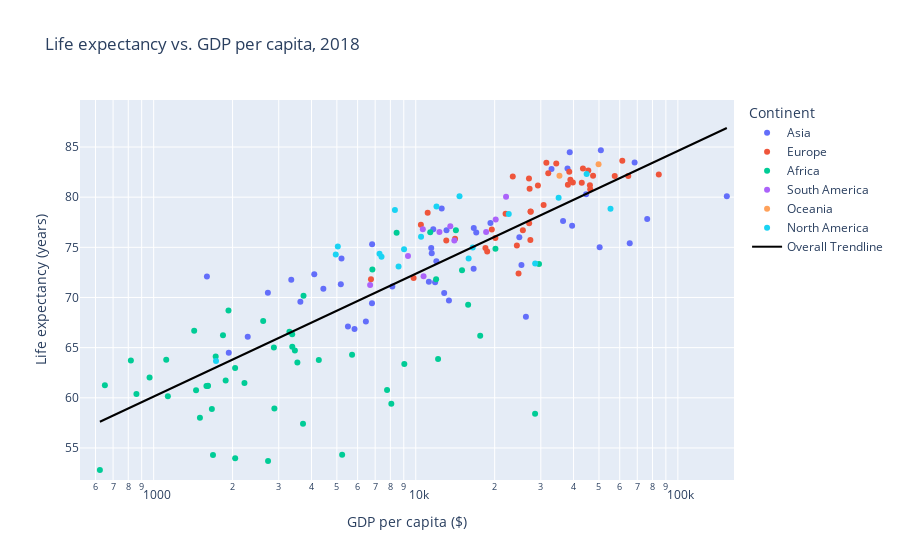

Notebook code cell kept with this figure:
### Markdown cell above
---

### Code cell
#Plot life expectancy vs GDP per capita
plotFigure(GDPperCapita('life-expectancy-vs-gdp-per-capita.csv',
          'GDP per capita',
          'Life expectancy',
          'Life expectancy vs. GDP per capita'), 'GDP per capita ($)', 
           'Life expectancy (years)', 'Life expectancy vs. GDP per capita', 100, 10000, 1, 5, 1)

### Figure 1 — Plotly figure (JSON) as saved in the notebook; plotly's stock layout.template omitted (floating-point values rounded to 4 significant figures; data arrays with more than 128 entries replaced by an {"elided": "..."} marker saying what was removed)
{"data": [{"customdata": [["Afghanistan"], ["Armenia"], ["Azerbaijan"], ["Bahrain"], ["Bangladesh"], ["Cambodia"], ["China"], ["Georgia"], ["Hong Kong"], ["India"], ["Indonesia"], ["Iran"], ["Iraq"], ["Israel"], ["Japan"], ["Jordan"], ["Kazakhstan"], ["Kuwait"], ["Kyrgyzstan"], ["Laos"], ["Lebanon"], ["Malaysia"], ["Mongolia"], ["Myanmar"], ["Nepal"], ["North Korea"], ["Oman"], ["Pakistan"], ["Palestine"], ["Philippines"], ["Qatar"], ["Saudi Arabia"], ["Singapore"], ["South Korea"], ["Sri Lanka"], ["Syria"], ["Taiwan"], ["Tajikistan"], ["Thailand"], ["Turkey"], ["Turkmenistan"], ["United Arab Emirates"], ["Uzbekistan"], ["Vietnam"], ["Yemen"]], "hovertemplate": "Continent=Asia<br>GDP per capita ($)=%{x}<br>Life expectancy (years)=%{y}<br>Entity=%{customdata[0]}<extra></extra>", "legendgroup": "Asia", "marker": {"color": "#636efa", "symbol": "circle"}, "mode": "markers", "name": "Asia", "orientation": "v", "showlegend": true, "type": "scatter", "x": [1935.0, 11450.0, 16630.0, 39500.0, 4099.0, 3629.0, 13100.0, 11980.0, 50840.0, 6806.0, 11850.0, 17010.0, 12840.0, 32950.0, 38670.0, 11510.0, 25310.0, 65520.0, 5177.0, 6451.0, 12560.0, 24840.0, 13380.0, 5838.0, 2727.0, 1596.0, 36480.0, 5510.0, 5208.0, 8139.0, 153800.0, 50300.0, 68400.0, 37930.0, 11660.0, 3349.0, 44660.0, 4440.0, 16650.0, 19270.0, 26320.0, 76400.0, 11220.0, 6814.0, 2285.0], "xaxis": "x", "y": [64.49, 74.94, 72.86, 77.16, 72.32, 69.57, 76.7, 73.6, 84.69, 69.42, 71.51, 76.48, 70.45, 82.82, 84.47, 74.41, 73.24, 75.4, 71.32, 67.61, 78.88, 76.0, 69.69, 66.87, 70.48, 72.09, 77.63, 67.11, 73.89, 71.09, 80.1, 75.0, 83.46, 82.85, 76.81, 71.78, 80.28, 70.88, 76.93, 77.44, 68.07, 77.81, 71.57, 75.32, 66.1], "yaxis": "y"}, {"customdata": [["Albania"], ["Austria"], ["Belarus"], ["Belgium"], ["Bosnia and Herzegovina"], ["Bulgaria"], ["Croatia"], ["Cyprus"], ["Czechia"], ["Denmark"], ["Estonia"], ["Finland"], ["France"], ["Germany"], ["Greece"], ["Hungary"], ["Iceland"], ["Ireland"], ["Italy"], ["Latvia"], ["Lithuania"], ["Luxembourg"], ["Malta"], ["Moldova"], ["Montenegro"], ["Netherlands"], ["North Macedonia"], ["Norway"], ["Poland"], ["Portugal"], ["Romania"], ["Russia"], ["Serbia"], ["Slovakia"], ["Slovenia"], ["Spain"], ["Sweden"], ["Switzerland"], ["Ukraine"], ["United Kingdom"]], "hovertemplate": "Continent=Europe<br>GDP per capita ($)=%{x}<br>Life expectancy (years)=%{y}<br>Entity=%{customdata[0]}<extra></extra>", "legendgroup": "Europe", "marker": {"color": "#EF553B", "symbol": "circle"}, "mode": "markers", "name": "Europe", "orientation": "v", "showlegend": true, "type": "scatter", "x": [11100.0, 42990.0, 18730.0, 39760.0, 10460.0, 18440.0, 22010.0, 27180.0, 30750.0, 46310.0, 27410.0, 38900.0, 38520.0, 46180.0, 23450.0, 25620.0, 43440.0, 64680.0, 34360.0, 24310.0, 27370.0, 57430.0, 32030.0, 6747.0, 19500.0, 47470.0, 13070.0, 84580.0, 27460.0, 27040.0, 20130.0, 24670.0, 14120.0, 27080.0, 29240.0, 31500.0, 45540.0, 61370.0, 9813.0, 38060.0], "xaxis": "x", "y": [78.46, 81.43, 74.59, 81.47, 77.26, 74.93, 78.34, 80.83, 79.22, 80.78, 78.57, 81.74, 82.54, 81.18, 82.07, 76.7, 82.86, 82.1, 83.35, 75.17, 75.74, 82.1, 82.38, 71.81, 76.77, 82.14, 75.69, 82.27, 78.54, 81.86, 75.92, 72.39, 75.85, 77.39, 81.17, 83.43, 82.65, 83.63, 71.95, 81.24], "yaxis": "y"}, {"customdata": [["Algeria"], ["Angola"], ["Benin"], ["Botswana"], ["Burkina Faso"], ["Burundi"], ["Cameroon"], ["Cape Verde"], ["Central African Republic"], ["Chad"], ["Comoros"], ["Congo"], ["Cote d'Ivoire"], ["Democratic Republic of Congo"], ["Djibouti"], ["Egypt"], ["Equatorial Guinea"], ["Eswatini"], ["Ethiopia"], ["Gabon"], ["Gambia"], ["Ghana"], ["Guinea"], ["Guinea-Bissau"], ["Kenya"], ["Lesotho"], ["Liberia"], ["Libya"], ["Madagascar"], ["Malawi"], ["Mali"], ["Mauritania"], ["Mauritius"], ["Morocco"], ["Mozambique"], ["Namibia"], ["Niger"], ["Nigeria"], ["Rwanda"], ["Sao Tome and Principe"], ["Senegal"], ["Seychelles"], ["Sierra Leone"], ["South Africa"], ["Sudan"], ["Tanzania"], ["Togo"], ["Tunisia"], ["Uganda"], ["Zambia"], ["Zimbabwe"]], "hovertemplate": "Continent=Africa<br>GDP per capita ($)=%{x}<br>Life expectancy (years)=%{y}<br>Entity=%{customdata[0]}<extra></extra>", "legendgroup": "Africa", "marker": {"color": "#00cc96", "symbol": "circle"}, "mode": "markers", "name": "Africa", "orientation": "v", "showlegend": true, "type": "scatter", "x": [14230.0, 7771.0, 2220.0, 15840.0, 1590.0, 651.4, 2888.0, 6831.0, 623.5, 2046.0, 1724.0, 5715.0, 3714.0, 859.4, 3296.0, 11960.0, 28530.0, 8068.0, 1838.0, 17610.0, 1882.0, 4267.0, 1606.0, 1501.0, 3377.0, 2731.0, 818.4, 15010.0, 1428.0, 1117.0, 1667.0, 3458.0, 20140.0, 8451.0, 1133.0, 9043.0, 964.7, 5238.0, 1929.0, 3730.0, 2617.0, 29530.0, 1684.0, 12170.0, 3380.0, 2875.0, 1451.0, 11350.0, 2045.0, 3534.0, 1611.0], "xaxis": "x", "y": [76.69, 60.78, 61.47, 69.28, 61.17, 61.25, 58.92, 72.78, 52.8, 53.98, 64.12, 64.29, 57.42, 60.37, 66.58, 71.83, 58.4, 59.4, 66.24, 66.19, 61.73, 63.78, 61.19, 58.0, 66.34, 53.7, 63.73, 72.72, 66.68, 63.8, 58.89, 64.7, 74.86, 76.45, 60.16, 63.37, 62.02, 54.33, 68.7, 70.17, 67.67, 73.33, 54.31, 63.86, 65.09, 65.02, 60.76, 76.5, 62.97, 63.51, 61.2], "yaxis": "y"}, {"customdata": [["Argentina"], ["Bolivia"], ["Brazil"], ["Chile"], ["Colombia"], ["Ecuador"], ["Paraguay"], ["Peru"], ["Uruguay"], ["Venezuela"]], "hovertemplate": "Continent=South America<br>GDP per capita ($)=%{x}<br>Life expectancy (years)=%{y}<br>Entity=%{customdata[0]}<extra></extra>", "legendgroup": "South America", "marker": {"color": "#ab63fa", "symbol": "circle"}, "mode": "markers", "name": "South America", "orientation": "v", "showlegend": true, "type": "scatter", "x": [18560.0, 6696.0, 14030.0, 22100.0, 13550.0, 10640.0, 9339.0, 12310.0, 20190.0, 10710.0], "xaxis": "x", "y": [76.52, 71.24, 75.67, 80.04, 77.11, 76.8, 74.13, 76.52, 77.77, 72.13], "yaxis": "y"}, {"customdata": [["Australia"], ["New Zealand"]], "hovertemplate": "Continent=Oceania<br>GDP per capita ($)=%{x}<br>Life expectancy (years)=%{y}<br>Entity=%{customdata[0]}<extra></extra>", "legendgroup": "Oceania", "marker": {"color": "#FFA15A", "symbol": "circle"}, "mode": "markers", "name": "Oceania", "orientation": "v", "showlegend": true, "type": "scatter", "x": [49830.0, 35340.0], "xaxis": "x", "y": [83.28, 82.14], "yaxis": "y"}, {"customdata": [["Barbados"], ["Canada"], ["Costa Rica"], ["Cuba"], ["Dominica"], ["Dominican Republic"], ["El Salvador"], ["Guatemala"], ["Haiti"], ["Honduras"], ["Jamaica"], ["Mexico"], ["Nicaragua"], ["Panama"], ["Puerto Rico"], ["Saint Lucia"], ["Trinidad and Tobago"], ["United States"]], "hovertemplate": "Continent=North America<br>GDP per capita ($)=%{x}<br>Life expectancy (years)=%{y}<br>Entity=%{customdata[0]}<extra></extra>", "legendgroup": "North America", "marker": {"color": "#19d3f3", "symbol": "circle"}, "mode": "markers", "name": "North America", "orientation": "v", "showlegend": true, "type": "scatter", "x": [12000.0, 44870.0, 14690.0, 8326.0, 9021.0, 15910.0, 8598.0, 7402.0, 1729.0, 5042.0, 7273.0, 16490.0, 4952.0, 22640.0, 35080.0, 10480.0, 28550.0, 55330.0], "xaxis": "x", "y": [79.08, 82.31, 80.09, 78.73, 74.81, 73.89, 73.1, 74.06, 63.66, 75.09, 74.37, 74.99, 74.28, 78.33, 79.95, 76.06, 73.38, 78.85], "yaxis": "y"}, {"hovertemplate": "<b>OLS trendline</b><br>Life expectancy = 12.2435 * log10(GDP per capita) + 23.3933<br>R<sup>2</sup>=0.674900<br><br>GDP per capita ($)=%{x}<br>Life expectancy (years)=%{y} <b>(trend)</b><extra></extra>", "legendgroup": "Overall Trendline", "line": {"color": "black"}, "mode": "lines", "name": "Overall Trendline", "showlegend": true, "type": "scatter", "x": {"elided": "166 float values"}, "xaxis": "x", "y": {"elided": "166 float values"}, "yaxis": "y"}], "layout": {"legend": {"title": {"text": "Continent"}, "tracegroupgap": 0}, "title": {"text": "Life expectancy vs. GDP per capita, 2018"}, "xaxis": {"anchor": "y", "domain": [0, 1], "range": [2.719, 5.214], "title": {"text": "GDP per capita ($)"}, "type": "log"}, "yaxis": {"anchor": "x", "domain": [0, 1], "range": [51.8, 89.69], "title": {"text": "Life expectancy (years)"}}}}
